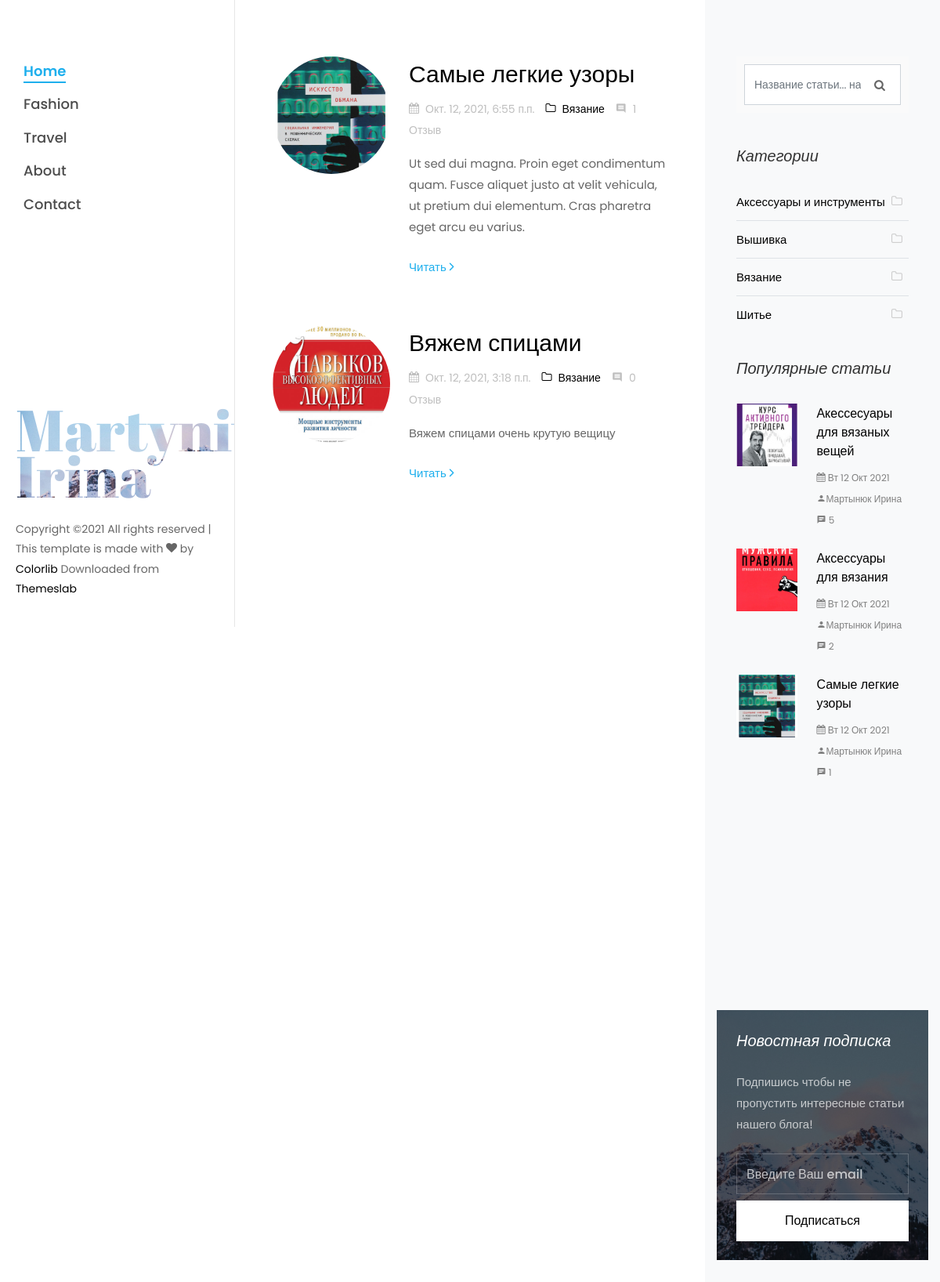
Screenshot of /category/vyazanie/ with the database file from the repository.
### blog_app/models.py (models this page shows, shortened)
class Article(models.Model):
    title = models.CharField(max_length=256, blank=False, verbose_name='Название')
    category = models.ForeignKey('Category', on_delete=models.CASCADE, verbose_name='Категория')
    slug = models.SlugField(max_length=256, db_index=True)
    short_content = models.TextField(verbose_name='Краткое описание', max_length=300, default='Нет описания')
    content = models.TextField(blank=True, default='Нет описания', verbose_name='Текст статьи')
    created_at = models.DateTimeField(auto_now_add=True, verbose_name='Дата публикации')
    updated_at = models.DateTimeField(auto_now=True, verbose_name='Дата обновления')
    image = models.ImageField(upload_to='blog_images/%Y/%m/%d', verbose_name='Изображение', blank=True)
    draft = models.BooleanField(verbose_name='Черновик', default=False)
    author = models.CharField(verbose_name='Автор', blank=False, max_length=150)
    tags = TaggableManager()
    class Meta:
        ordering = ('-created_at',)
        verbose_name = 'Статья'
        verbose_name_plural = 'Статьи'
    def get_absolute_url(self):
        return reverse('article_detail', kwargs={'slug': self.slug})

class Category(models.Model):
    name = models.CharField(max_length=150, blank=False, db_index=True, verbose_name='Наименование')
    slug = models.SlugField(max_length=150, unique=True, blank=False, db_index=True)
    created_at = models.DateTimeField(auto_now_add=True, verbose_name='Дата создания')
    updated_at = models.DateTimeField(auto_now=True, verbose_name='Дата обновления')
    class Meta:
        ordering = ('name',)
        verbose_name = 'Категория'
        verbose_name_plural = 'Категории'
    def __str__(self):
        return self.name
    def get_absolute_url(self):
        return reverse('article_category_list', kwargs={'slug': self.slug})

### blog_app/views.py (the view)
# urls.py: path('category/<slug:slug>/', views.CategoryView.as_view(), name='article_category_list'),
class CategoryView(DataMixin, ListView):
    def get_queryset(self):
        return Article.objects.filter(category__slug=self.kwargs['slug'], draft=False)

### email_contact/forms.py
class ContactForm(forms.ModelForm):
    class Meta:
        model = Contact
        fields = ('email', )
        widgets = {
            'email': forms.TextInput(
                attrs={
                    'class': 'form-control',
                    'placeholder': 'Введите Ваш email'
                }
            )
        }
        labels = {
            'email': ''
        }

### blog_app/templatetags/article_tag.py (called while the page is built)
@register.simple_tag()
def get_categories():
    return Category.objects.all()

@register.simple_tag()
def get_tags():
    return Tag.objects.all()

@register.simple_tag()
def get_archives():
    return Article.objects.dates('created_at', 'month', order='DESC')

@register.inclusion_tag('tags/popular_articles.html')
def get_popular_articles(count=None):
    popular_articles = Article.objects.annotate(
        num_comments=Count('reviews')
    ).order_by('-num_comments').filter(draft=False)[:count]
    return {
        'popular_articles': popular_articles
    }

### email_contact/templatetags/contact_tags.py (called while the page is built)
@register.inclusion_tag("contact/tags/form.html")
def contact_form():
    return {'contact_form': ContactForm()}

### templates/index.html (shortened to what this page needs)
{% extends 'partials/base.html' %}
{% block content %}
    <div class="col-xl-8 py-5 px-md-5">
        <div class="row pt-md-4">
            {% for article in articles %}
                <div class="col-md-12">
                    <div class="blog-entry ftco-animate d-md-flex">
                        <a href="#" class="img img-2"
                           style="background-image: url({{ article.image.url }});"></a>
                        <div class="text text-2 pl-md-4">
                            <h3 class="mb-2"><a href="#">{{ article.title}}</a>
                            </h3>
                            <div class="meta-wrap ">
                                <p class="meta">
                                    <span><i class="icon-calendar mr-2"></i>{{ article.created_at }}</span>
                                    <span><a href="{{ article.category.get_absolute_url }}"><i class="icon-folder-o mr-2"></i>{{ article.category }}</a></span>
                                    <span><i class="icon-comment2 mr-2"></i>{{ article.reviews_set.count }} Отзыв</span>
                                </p>
                            </div>
                            <p class="mb-4">{{ article.short_content }}</p>
                            <p><a href="{{ article.get_absolute_url }}" class="btn-custom">Читать <span
                                    class="ion-ios-arrow-forward"></span></a></p>
                        </div>
                    </div>
                </div>
            {% empty %}
            <h4>Список статей пуст</h4>
            {% endfor %}
        </div>
    </div>
{% endblock %}

### templates/partials/sidebar.html (shortened to what this page needs)
{% load article_tag %}
{% load contact_tags %}
<div class="col-xl-4 sidebar ftco-animate bg-light pt-5">
    <div class="sidebar-box pt-md-4">
        <form action="{% url 'search' %}" method="get" class="search-form">
            <div class="form-group">
                <span class="icon icon-search"></span>
                <input type="text" class="form-control" placeholder="Название статьи... нажмите Enter"
                       name="search_query">
            </div>
        </form>
    </div>
    <div class="sidebar-box ftco-animate">
        <h3 class="sidebar-heading">Категории</h3>
        <ul class="categories">
            {% get_categories as categories %}
            {% for category in categories %}
                <li class="colorlib-active"><a href="{{ category.get_absolute_url }}">{{ category.name }}<span><i
                        class="icon-folder-o mr-2"></i></span></a></li>
            {% endfor %}
        </ul>
    </div>
    {% get_popular_articles count=3 %}
    <div class="sidebar-box subs-wrap img py-4"
         style="background-image: url(/static/images/bg_1.jpg);">
        {% contact_form %}
    </div>
</div>

### templates/tags/popular_articles.html
<div class="sidebar-box ftco-animate">
    <h3 class="sidebar-heading">Популярные статьи</h3>
    {% for popular in popular_articles %}
        <div class="block-21 mb-4 d-flex">
            <a class="blog-img mr-4" style="background-image: url({{ popular.image.url }});"></a>
            <div class="text">
                <h3 class="heading"><a href="{{ popular.get_absolute_url }}">{{ popular.title }}</a>
                </h3>
                <div class="meta">
                    <div><a href="#"><span class="icon-calendar"></span> {{ popular.created_at|date:"D d M Y" }}</a></div>
                    <div><a href="#"><span class="icon-person"></span>{{ popular.author }}</a></div>
                    <div><a href="#"><span class="icon-chat"></span> {{ popular.reviews_set.count }}</a></div>
                </div>
            </div>
        </div>
        {% empty %}
        <h4>Список популярных статей пуст</h4>
    {% endfor %}
</div>

### static/css/icomoon.css (style rules this page uses)
[class^="icon-"], [class*=" icon-"] { font-family: 'icomoon' !important; speak: none; font-style: normal; font-weight: normal; font-variant: normal; text-transform: none; line-height: 1; -webkit-font-smoothing: antialiased; -moz-osx-font-smoothing: grayscale; }
.icon-search:before { content: "\f002"; }
.icon-calendar:before { content: "\f073"; }
.icon-folder-o:before { content: "\f114"; }
.icon-chat:before { content: "\e0b7"; }
.icon-comment2:before { content: "\e0b9"; }
.icon-person:before { content: "\e7fd"; }

### rows the page displays
Article: image (picture), title "Самые легкие узоры", created_at "Окт. 12, 2021, 6:55 п.п.", category "Вязание", reviews_set.count "1", short_content "Ut sed dui magna. Proin eget condimentum quam. Fusce aliquet justo at velit vehicula, ut pretium dui elementum. Cras pharetra eget arcu eu varius.", created_at "Вт 12 Окт 2021", author "Мартынюк Ирина"
Article: image (picture), title "Вяжем спицами", created_at "Окт. 12, 2021, 3:18 п.п.", category "Вязание", reviews_set.count "0", short_content "Вяжем спицами очень крутую вещицу"
Category: name "Аксессуары и инструменты"
Category: name "Вышивка"
Category: name "Вязание"
Category: name "Шитье"
Article: image (picture), title "Акессесуары для вязаных вещей", created_at "Вт 12 Окт 2021", author "Мартынюк Ирина", reviews_set.count "5"
Article: image (picture), title "Аксессуары для вязания", created_at "Вт 12 Окт 2021", author "Мартынюк Ирина", reviews_set.count "2"
